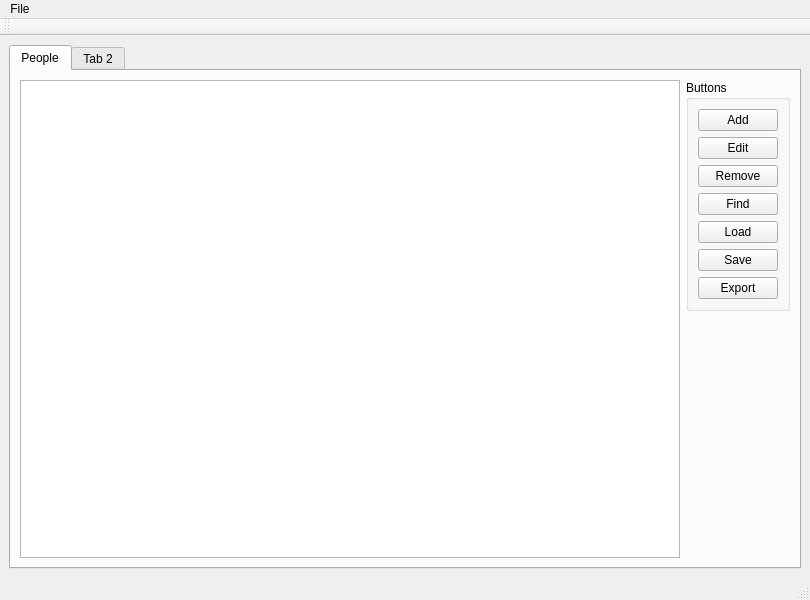
<?xml version="1.0" encoding="UTF-8"?>
<ui version="4.0">
 <class>MainWindow</class>
 <widget class="QMainWindow" name="MainWindow">
  <property name="geometry">
   <rect>
    <x>0</x>
    <y>0</y>
    <width>810</width>
    <height>600</height>
   </rect>
  </property>
  <property name="windowTitle">
   <string>MainWindow</string>
  </property>
  <widget class="QWidget" name="centralwidget">
   <property name="autoFillBackground">
    <bool>true</bool>
   </property>
   <layout class="QGridLayout" name="gridLayout">
    <item row="0" column="0">
     <widget class="QTabWidget" name="tabWidget">
      <property name="currentIndex">
       <number>0</number>
      </property>
      <widget class="QWidget" name="People">
       <attribute name="title">
        <string>People</string>
       </attribute>
       <layout class="QHBoxLayout" name="horizontalLayout">
        <item>
         <widget class="QTableView" name="tableView"/>
        </item>
        <item alignment="Qt::AlignTop">
         <widget class="QGroupBox" name="Buttons">
          <property name="title">
           <string>Buttons</string>
          </property>
          <layout class="QVBoxLayout" name="verticalLayout">
           <item>
            <widget class="QPushButton" name="buttonAdd">
             <property name="text">
              <string>Add</string>
             </property>
            </widget>
           </item>
           <item>
            <widget class="QPushButton" name="buttonEdit">
             <property name="text">
              <string>Edit</string>
             </property>
            </widget>
           </item>
           <item>
            <widget class="QPushButton" name="buttonRemove">
             <property name="text">
              <string>Remove</string>
             </property>
            </widget>
           </item>
           <item>
            <widget class="QPushButton" name="buttonFind">
             <property name="text">
              <string>Find</string>
             </property>
            </widget>
           </item>
           <item>
            <widget class="QPushButton" name="buttonLoad">
             <property name="text">
              <string>Load</string>
             </property>
            </widget>
           </item>
           <item>
            <widget class="QPushButton" name="buttonSave">
             <property name="text">
              <string>Save</string>
             </property>
            </widget>
           </item>
           <item>
            <widget class="QPushButton" name="buttonExport">
             <property name="text">
              <string>Export</string>
             </property>
            </widget>
           </item>
          </layout>
         </widget>
        </item>
       </layout>
       <zorder>Buttons</zorder>
       <zorder>tableView</zorder>
      </widget>
      <widget class="QWidget" name="tab_2">
       <attribute name="title">
        <string>Tab 2</string>
       </attribute>
      </widget>
     </widget>
    </item>
   </layout>
  </widget>
  <widget class="QMenuBar" name="menubar">
   <property name="geometry">
    <rect>
     <x>0</x>
     <y>0</y>
     <width>810</width>
     <height>20</height>
    </rect>
   </property>
   <widget class="QMenu" name="menuFile">
    <property name="title">
     <string>File</string>
    </property>
    <addaction name="actionSave"/>
    <addaction name="actionLoad"/>
   </widget>
   <addaction name="menuFile"/>
  </widget>
  <widget class="QStatusBar" name="statusbar"/>
  <widget class="QToolBar" name="toolBar">
   <property name="windowTitle">
    <string>toolBar</string>
   </property>
   <attribute name="toolBarArea">
    <enum>TopToolBarArea</enum>
   </attribute>
   <attribute name="toolBarBreak">
    <bool>false</bool>
   </attribute>
  </widget>
  <action name="actionSave">
   <property name="text">
    <string>Save</string>
   </property>
  </action>
  <action name="actionLoad">
   <property name="text">
    <string>Load</string>
   </property>
  </action>
 </widget>
 <resources/>
 <connections/>
</ui>
